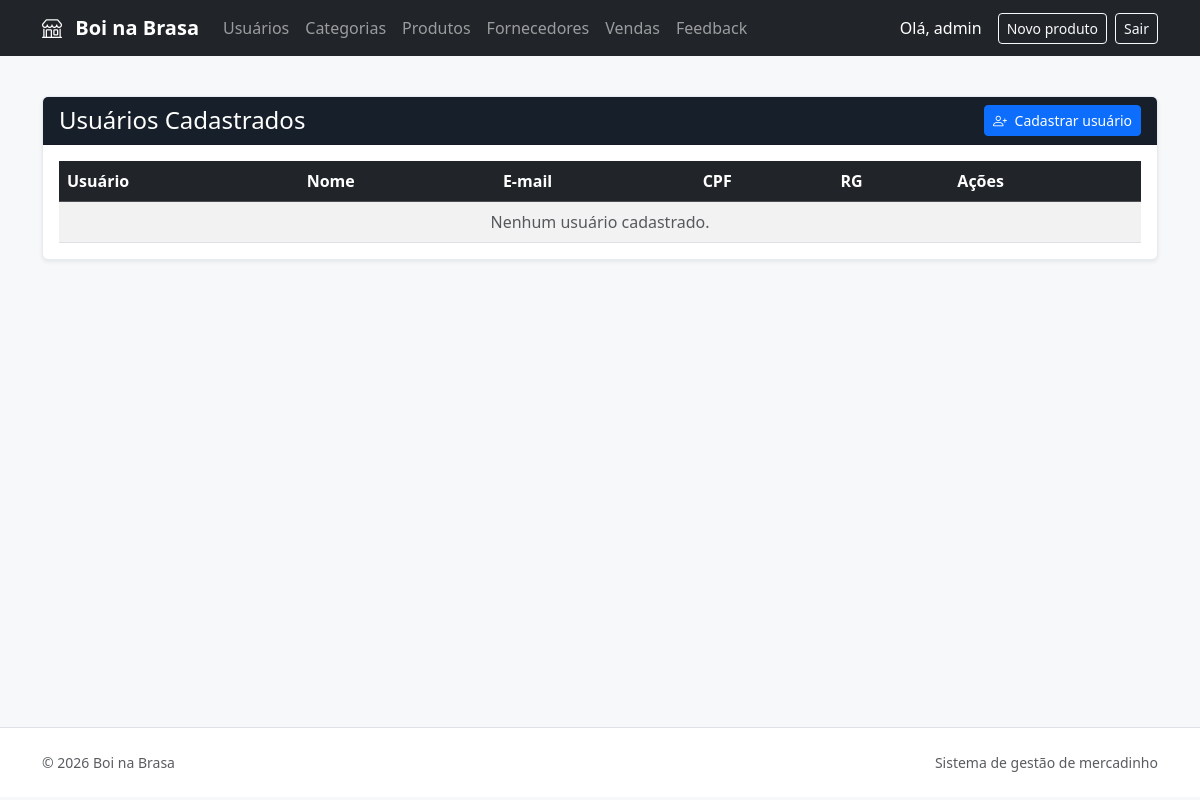
Before: /usuarios/ (signed in) with the older database file.
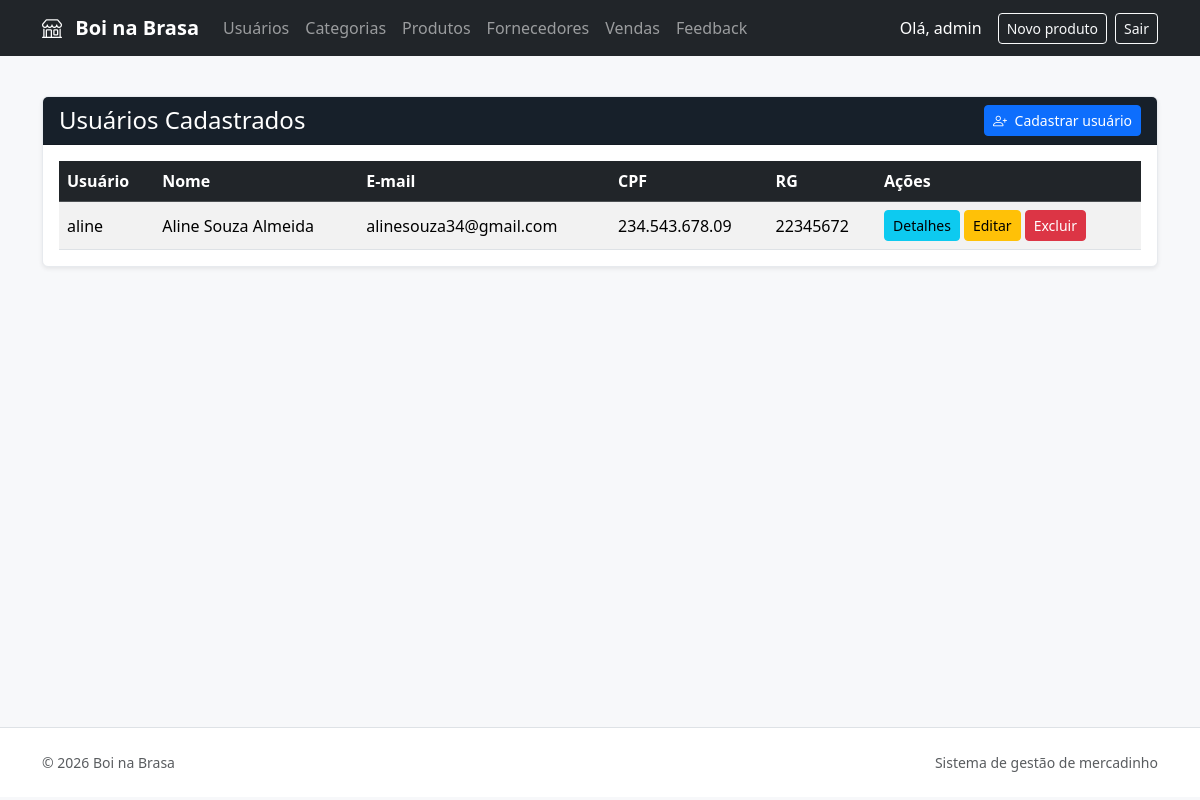
After: the same page with the newer database file.
### usuarios/models.py (models this page shows, shortened)
class Usuario(User):
    cpf = models.CharField(
        max_length=14,
        unique=True
    )
    rg = models.CharField(
        max_length=20,
        blank=True,
        null=True
    )

### usuarios/views.py (the view)
@login_required
@permission_required(
    'usuarios.view_usuario',
    raise_exception=True
)
def usuario_list(request):
    usuarios = Usuario.objects.all()
    return render(
        request,
        'usuarios/usuario_list.html',
        {
            'usuarios': usuarios,
        }
    )

### templates/usuarios/usuario_list.html
{% extends 'base.html' %}
{% block content %}
<div class="card shadow-sm">
    <div class="card-header bg-dark text-white">
        <div class="d-flex flex-wrap justify-content-between align-items-center gap-2">
            <h1 class="h4 mb-0">
            Usuários Cadastrados
            </h1>
            <a href="{% url 'usuarios:usuario_create' %}" class="btn btn-primary btn-sm">
                <i class="bi bi-person-plus me-1"></i> Cadastrar usuário
            </a>
        </div>
    </div>
    <div class="card-body">
        <div class="table-responsive">
            <table class="table table-striped table-hover align-middle">
                <thead class="table-dark">
                    <tr>
                        <th>Usuário</th>
                        <th>Nome</th>
                        <th>E-mail</th>
                        <th>CPF</th>
                        <th>RG</th>
                        <th>Ações</th>
                    </tr>
                </thead>
                <tbody>
                    {% for usuario in usuarios %}
                    <tr>
                        <td>
                            {{ usuario.username }}
                        </td>
                        <td>
                            {{ usuario.get_full_name|default:"-" }}
                        </td>
                        <td>
                            {{ usuario.email|default:"-" }}
                        </td>
                        <td>
                            {{ usuario.cpf }}
                        </td>
                        <td>
                            {{ usuario.rg|default:"-" }}
                        </td>
                        <td>
                            <div class="d-flex gap-1">
                                <a
                                    href="{% url 'usuarios:usuario_detail' usuario.id %}"
                                    class="btn btn-sm btn-info"
                                >
                                    Detalhes
                                </a>
                                <a
                                    href="{% url 'usuarios:usuario_update' usuario.id %}"
                                    class="btn btn-sm btn-warning"
                                >
                                    Editar
                                </a>
                                <a
                                    href="{% url 'usuarios:usuario_delete' usuario.id %}"
                                    class="btn btn-sm btn-danger"
                                >
                                    Excluir
                                </a>
                            </div>
                        </td>
                    </tr>
                    {% empty %}
                    <tr>
                        <td
                            colspan="6"
                            class="text-center text-muted"
                        >
                            Nenhum usuário cadastrado.
                        </td>
                    </tr>
                    {% endfor %}
                </tbody>
            </table>
        </div>
    </div>
</div>
{% endblock %}

Changed rows visible on the page:
added Usuario: username "aline", get_full_name "Aline Souza Almeida", email "alinesouza34@gmail.com", cpf "234.543.678.09", rg "22345672"
Other visible differences:
text no longer shown: "Nenhum usuário cadastrado."
